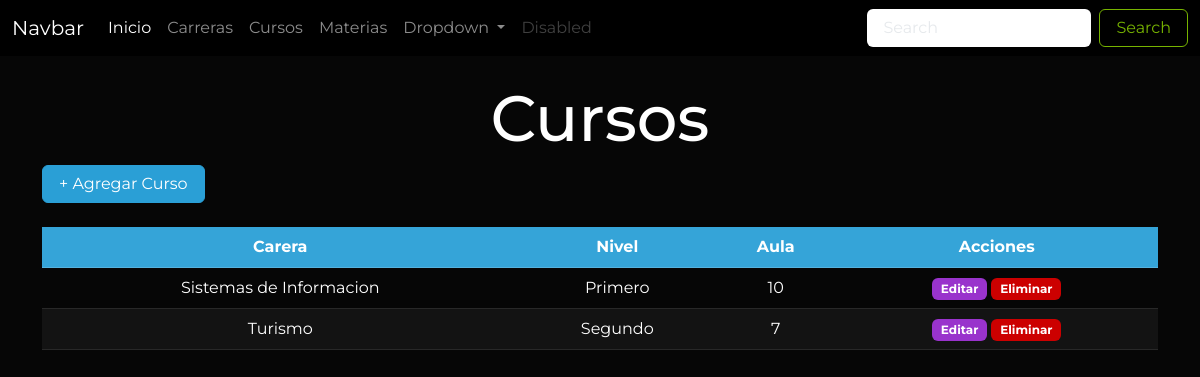
The app's page /cursos/, older data.
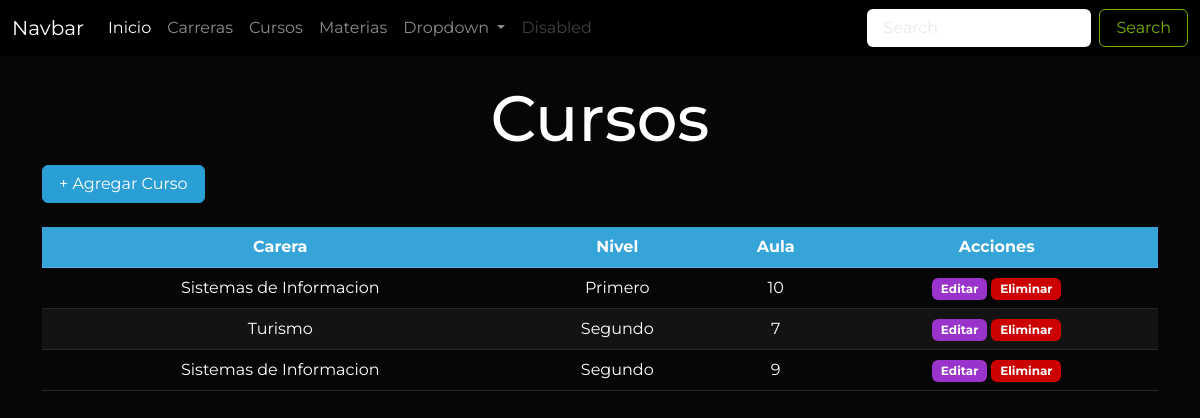
The same page, newer data.
### Aplicaciones/Educacion/models.py (models this page shows, shortened)
class Curso(models.Model):
    id_cur=models.AutoField(primary_key=True)
    nivel_cur=models.CharField(max_length=50)
    aula_cur=models.IntegerField()
    fk_id_car=models.ForeignKey(Carrera, on_delete=models.PROTECT)

class Carrera(models.Model):
    id_car=models.AutoField(primary_key=True)
    nombre_car=models.CharField(max_length=50)
    fecha_creacion_car=models.DateField()
    telefono_car=models.CharField(max_length=10)
    logo_car=models.FileField(upload_to='carreras', null=True)

### Aplicaciones/Educacion/views/curso_views.py (the view)
# urls.py: path('cursos/', curso_views.cursos, name="cursos"),
def cursos(request):
    cursosDbb = Curso.objects.all()
    carrerasDbb = Carrera.objects.all()
    return render(request, 'cursos/cursos.html', {
        "cursos": cursosDbb,
        "carreras": carrerasDbb
    })

### Aplicaciones/Educacion/templates/cursos/cursos.html (shortened to what this page needs)
{% extends 'plantilla.html' %} {% load static %}  {% block contenido %}
<div class="container">
  <h1 class="text-center mt-4">Cursos</h1>
  <button
    type="button"
    class="btn btn-primary mb-4"
    data-bs-toggle="modal"
    data-bs-target="#exampleModal"
  >
    + Agregar Curso
  </button>
  {% if cursos %}
  <div class="table-responsive mb-4">
    <table class="table table-hover table-striped text-center" id="tabla">
      <thead class="table-primary">
        <tr>
          <th>Carera</th>
          <th>Nivel</th>
          <th>Aula</th>
          <th>Acciones</th>
        </tr>
      </thead>
      <tbody>
        {% for curso in cursos %}
        <tr>
          <td>{{curso.fk_id_car.nombre_car}}</td>
          <td>{{curso.nivel_cur}}</td>
          <td>{{curso.aula_cur}}</td>
          <td>
            <a
              href="{% url 'editar_curso' curso.id_cur %}"
              class="btn badge bg-info"
              >Editar</a
            >
            <a
              href="javascript:void(0)"
              onclick="eliminarFila('/eliminar_curso/{{curso.id_cur}}', 'Curso')"
              class="btn badge bg-danger"
              >Eliminar</a
            >
          </td>
        </tr>
        {% endfor %}
      </tbody>
    </table>
  </div>
  {% else %}
  <div class="alert alert-warning mt-4 text-center">
    No hay registros de cursos
  </div>
  {% endif %}
</div>
{% endblock contenido %}

Row changes from the older to the newer data that the page shows:
added Curso: fk_id_car.nombre_car "Sistemas de Informacion", nivel_cur "Segundo", aula_cur "9"
